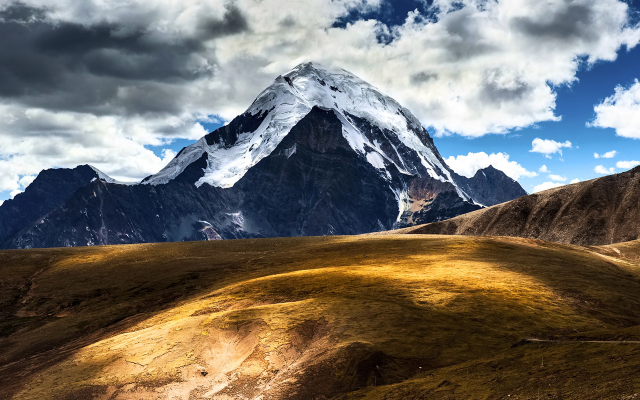
#> input picture python/resource/bgimg/1534488378457.jpg, 1280 x 800 px (shown at 1/2 size); its folder holds only this picture in this run
$ python gen_bg.py
#> lines starting #> are read from the running program, lines starting #| are printed output that depends on the picture
### python/Config.py
# ```
# ````
import string, os, json, random, time, sys, logging,re
from PIL import Image, ImageDraw, ImageFont, ImageFilter, ImageOps
import numpy as np
import tensorflow as tf
from tensorflow.python.ops import ctc_ops as ctc
import cv2
from tqdm import tqdm
from multiprocessing import Pool
from text.gen_letter import GenLetter

def gen_crop_bg(im, size, out_dir, width, height):
#> called with size = 100, out_dir = 'resource/bgimg/images/', width = 480, height = 48
    if not os.path.exists(out_dir):
        os.makedirs(out_dir)
    bX, bY = im.size
#> bX = 1280; bY = 800
    x, y = width, height
    for i in range(size):
        xOffset = random.randrange(0, (bX-x))  # 长度,横轴; 左边:0, 右边: backX-imageX
        yOffset = random.randrange(0, (bY-y))  # 高度,竖轴; 顶部:0, 底部: backY-imageY，
        box = [xOffset, yOffset, (x+xOffset), (y+yOffset)]
        ii = im.crop(box=box) # x0,y0,x1,y1 (left, upper, right, lower)
        #print(ii.size)
        img_filename = '{:05}_{:02}_{:07}.jpg'.format(i, random.randrange(2, 99), int(time.time()*100000 - 153483253200000))
        ii.save(os.path.join(out_dir, img_filename))
#> this loop made 100 passes
#> pass 1, in gen_crop_bg, `ii = im.crop(box=box)`:
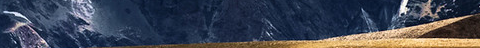
#> ii: PIL image 480x48 RGB; mean R, G, B 63.5, 69, 82.3
#> pass 2, in gen_crop_bg, `ii = im.crop(box=box)`:
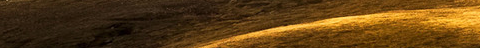
#> ii: PIL image 480x48 RGB; mean R, G, B 93.5, 61.5, 19.1
#> pass 3, in gen_crop_bg, `ii = im.crop(box=box)`:
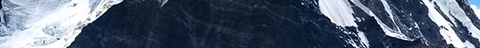
#> ii: PIL image 480x48 RGB; mean R, G, B 82.6, 94.8, 112.8
#> after the loop:
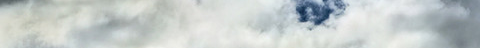
#> ii: PIL image 480x48 RGB; mean R, G, B 195.8, 202.4, 201.4

def gen_letter_json(out_name):
    charset = string.ascii_letters + string.digits
    save_json(out_name, charset)


# [68 lines left out: functions gen_smple_chinese, get_gb2312, get_gb2312_file, read_dict, gen_chinese, save_json, not called in this run]


class Config(object):
    # [31 lines left out: functions __init__, __doInit__, not called in this run]

    def get_char_index(self, char):
        return self.ENCODE_MAPS.get(char)

    def get_index_char(self, index):
        return self.DECODE_MAPS.get(index)

    # [4 lines left out: function gen_word, not called in this run]

    def get_word(self):
        return self.charset

    def get_charset(self):
        return self.CHAR_VECTOR

    # [6 lines left out: function text_to_ids, not called in this run]

    def ids_to_text(self, ids):
        return ''.join([self.get_index_char(x) for x in ids if (0 < x < self.NUM_CLASSES)])

    # [9 lines left out: function is_valid_char, not called in this run]

    def decode_dense_code(self, dense_code):
        return [self.ids_to_text(code) for code in dense_code]

    # [4 lines left out: function decode_pred, not called in this run]


class GenImage(object):
    # [29 lines left out: functions __init__, rest_size, not called in this run]

    def bg_color(self):
        return (random.randint(64, 255), random.randint(64, 255), random.randint(64, 255))

    def text_color(self):
        return (random.randint(32, 127), random.randint(32, 127), random.randint(32, 127))

    def get_letter(self, wds):
        return self.gen_letter.get_letter(wds)

    # [308 lines left out: functions is_none, get_font_file, get_img_file, gen_one_img_dir, gen_img_dir, is_valid_char2 and 11 more, not called in this run]

    def gray_img(self, image):
        return image.convert('L')

    # [37 lines left out: functions format_gray_img, format_rgb_img, format_img, sparse_tuple_from_label, not called in this run]

def ctc_sparse_from_label(label_list, dtype=np.int32):
    indices, values, shape = sparse_tuple_from_label(label_list,dtype)
    return tf.SparseTensor(indices, values, shape)

# [29 lines left out: functions ctc_label_dense_to_sparse, ctc_batch_cost, not called in this run]

def cnn_ctc_batch_cost(y_true, y_pred, input_length):
    return ctc_batch_cost(y_true, y_pred, input_length)

# [30 lines left out: functions rnn_ctc_batch_cost, decode_sparse_tensor, decode_a_seq, not called in this run]

def print_net(net):
    print('%-35s | %-20s | %-35s'%(net.op.name, net.op.type, net.shape))

def print_net_line():
    print('%-35s | %-20s | %-35s'%(("-"*35), ("-"*20), ("-"*35)))

# [41 lines left out: functions get_logger, levenshtein_distance, calculate_distance, not called in this run]


class Progbar(object):
    # [16 lines left out: functions __init__, format_time, not called in this run]

    def log_begin(self, step):
        print("Epoch %d/%d" % (step, self.steps))

    # [23 lines left out: function log_loss2, not called in this run]

    def log_loss(self, epoch, loss, acc=0):
        self.log_loss2(epoch, loss, ("acc: %.2f"%acc))

    # [4 lines left out: function log_end, not called in this run]


#添加旋转
def add_rotate2(image, angle=5):
    _angle = random.randrange(0-angle, angle)
    return image.rotate(_angle, expand=1)
#适当腐蚀
# [18 lines left out: functions add_erode, add_dilate, add_noise, not called in this run]

### python/gen_bg.py
from Config import gen_crop_bg
import os


if __name__ == '__main__':
    import PIL.Image as Image

    img_dir = "resource/bgimg/"
    img_dir_out = "resource/bgimg/images/"
    x, y = 480, 48
    for bg in os.listdir(img_dir):
        try:
            gen_crop_bg(Image.open(os.path.join(img_dir + bg)), 100, img_dir_out, x, y)
        except Exception as e:
            pass

$ run again, on python/resource/bgimg/5aaf320e0dae7.jpg
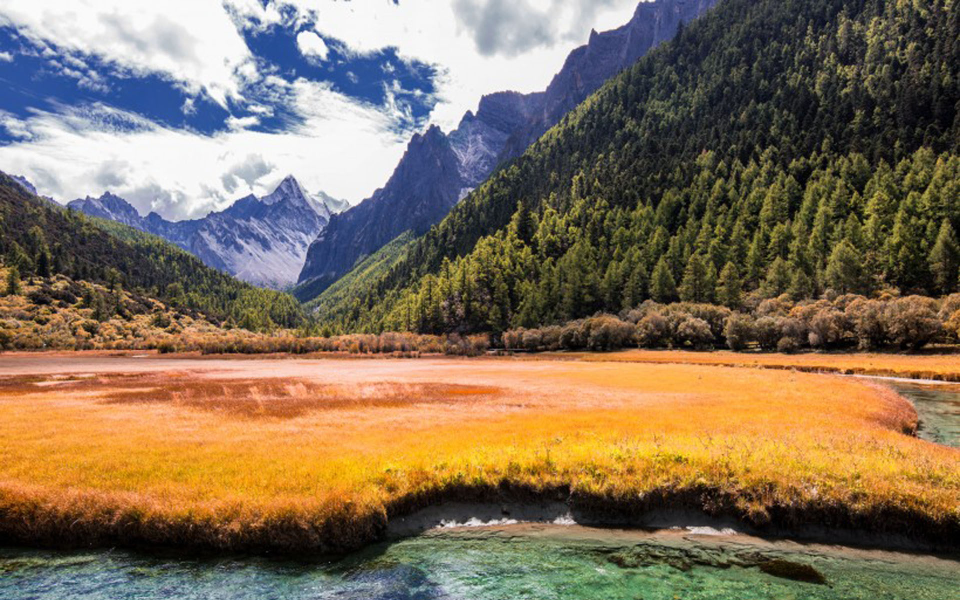
#> input picture python/resource/bgimg/5aaf320e0dae7.jpg, 1920 x 1200 px (shown at 1/2 size)
#> the loop in gen_crop_bg, `for i in range(size):` made 100 passes
#> pass 1, in gen_crop_bg, `ii = im.crop(box=box)`:
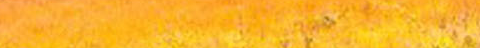
#> ii: PIL image 480x48 RGB; mean R, G, B 249, 178.8, 45.4
#> after the loop in gen_crop_bg, `for i in range(size):`:
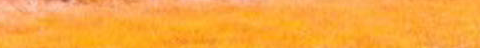
#> ii: PIL image 480x48 RGB; mean R, G, B 251.3, 167.8, 62.4

$ run again, on python/resource/bgimg/5aaf320f099a6.jpg
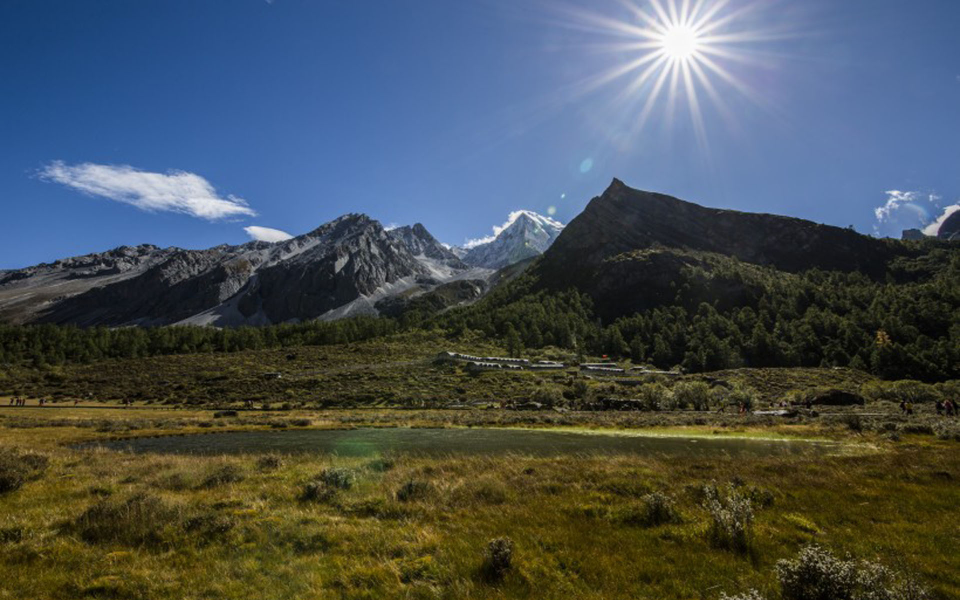
#> input picture python/resource/bgimg/5aaf320f099a6.jpg, 1920 x 1200 px (shown at 1/2 size)
#> the loop in gen_crop_bg, `for i in range(size):` made 100 passes
#> pass 1, in gen_crop_bg, `ii = im.crop(box=box)`:
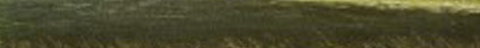
#> ii: PIL image 480x48 RGB; mean R, G, B 73.9, 72.8, 43.6
#> after the loop in gen_crop_bg, `for i in range(size):`:
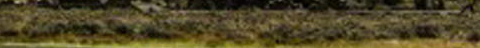
#> ii: PIL image 480x48 RGB; mean R, G, B 80.3, 71.2, 38.7

$ run again, on python/resource/bgimg/1534488394625.jpg
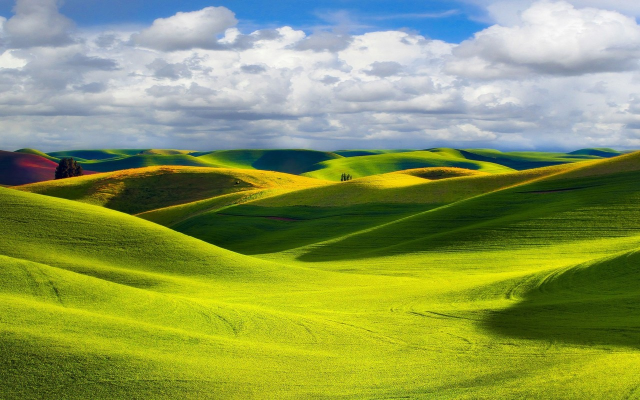
#> input picture python/resource/bgimg/1534488394625.jpg, 1280 x 800 px (shown at 1/2 size)
#> the loop in gen_crop_bg, `for i in range(size):` made 100 passes
#> pass 1, in gen_crop_bg, `ii = im.crop(box=box)`:
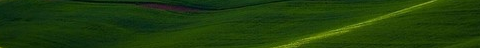
#> ii: PIL image 480x48 RGB; mean R, G, B 30.5, 61.1, 10.6
#> after the loop in gen_crop_bg, `for i in range(size):`:
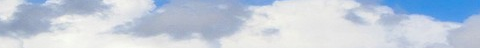
#> ii: PIL image 480x48 RGB; mean R, G, B 193.2, 204.8, 219.9
